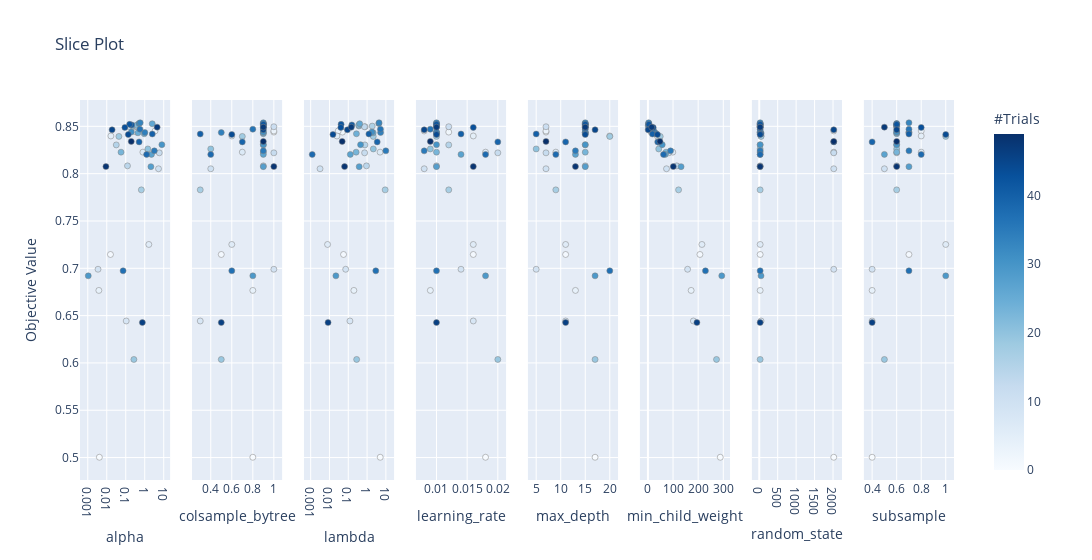

Notebook cell for this chart:
### Code cell
optuna.visualization.plot_slice(study)
